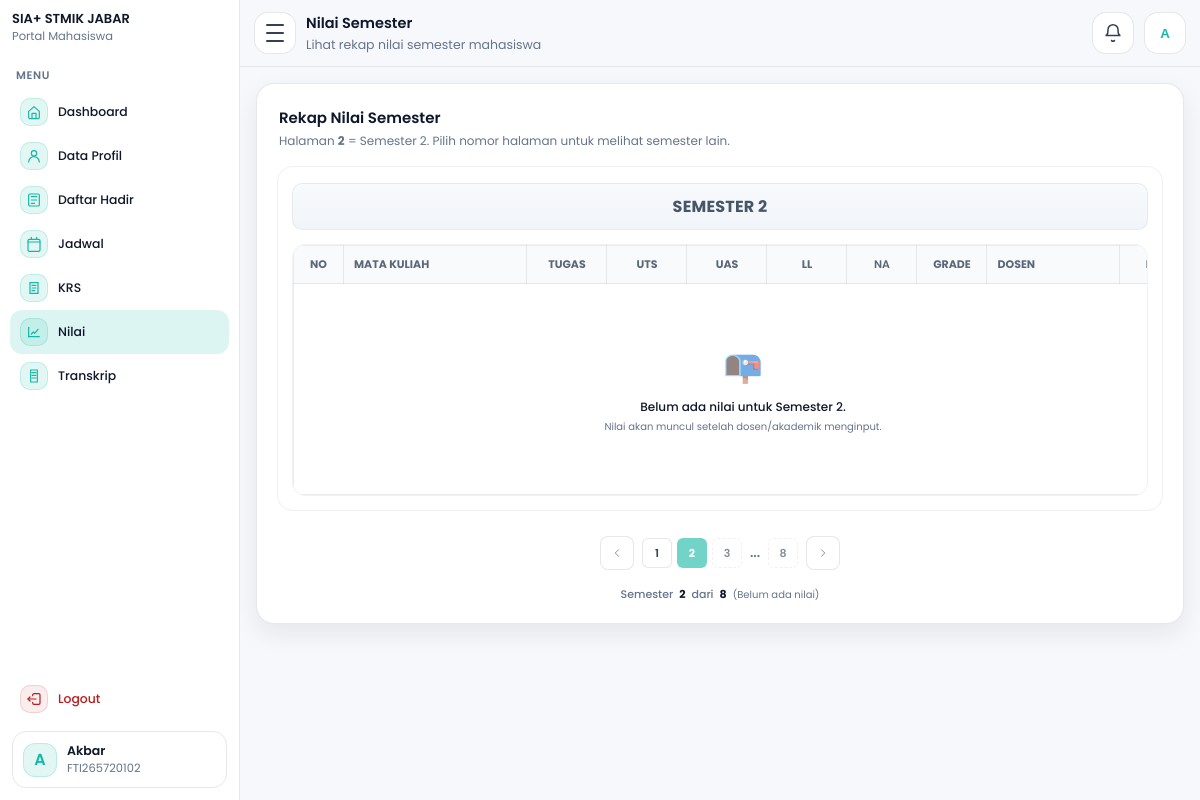
Screenshot of /mahasiswa/nilai.php?page=2 (signed in) with the database file from the repository.
### tables this page shows
CREATE TABLE `mahasiswa` (
  `id_mahasiswa` int NOT NULL,
  `tanggal_registrasi` date NOT NULL,
  `periode_pendaftaran` varchar(60) NOT NULL,
  `jenis_pendaftaran` varchar(60) NOT NULL,
  `jalur_pendaftaran` varchar(60) DEFAULT NULL,
  `program_studi` varchar(100) NOT NULL,
  `kelas` varchar(30) NOT NULL,
  `nim` varchar(30) NOT NULL,
  `jalur_keuangan` varchar(100) NOT NULL,
  `nama_mahasiswa` varchar(150) NOT NULL,
  `tempat_lahir` varchar(100) NOT NULL,
  `tanggal_lahir` date NOT NULL,
  `jenis_kelamin` varchar(20) NOT NULL,
  `golongan_darah` varchar(5) DEFAULT NULL,
  `agama` varchar(30) NOT NULL,
  `ukuran_seragam` varchar(10) NOT NULL,
  `nik` varchar(30) DEFAULT NULL,
  `nisn` varchar(30) DEFAULT NULL,
  `npwp` varchar(30) DEFAULT NULL,
  `kewarganegaraan` enum('WNI','WNA') DEFAULT NULL,
  `provinsi` varchar(100) DEFAULT NULL,
  `kab_kota` varchar(100) DEFAULT NULL,
  `kecamatan` varchar(100) DEFAULT NULL,
  `kelurahan` varchar(100) DEFAULT NULL,
  `jalan` varchar(200) DEFAULT NULL,
  `dusun` varchar(100) DEFAULT NULL,
  `rt` varchar(10) DEFAULT NULL,
  `rw` varchar(10) DEFAULT NULL,
  `kode_pos` varchar(10) DEFAULT NULL,
  `jenis_tinggal` varchar(50) DEFAULT NULL,
  `alat_transportasi` varchar(50) DEFAULT NULL,
  `telepon` varchar(30) DEFAULT NULL,
  `hp` varchar(30) DEFAULT NULL,
  `email` varchar(120) DEFAULT NULL,
  `penerima_kps` enum('Ya','Tidak') DEFAULT NULL,
  `no_kps` varchar(50) DEFAULT NULL,
  `nama_ayah` varchar(150) DEFAULT NULL,
  `tanggal_lahir_ayah` date DEFAULT NULL,
  `pendidikan_ayah` varchar(80) DEFAULT NULL,
  `pekerjaan_ayah` varchar(80) DEFAULT NULL,
  `penghasilan_ayah` varchar(80) DEFAULT NULL,
  `nama_ibu` varchar(150) DEFAULT NULL,
  `tanggal_lahir_ibu` date DEFAULT NULL,
  `pendidikan_ibu` varchar(80) DEFAULT NULL,
  `pekerjaan_ibu` varchar(80) DEFAULT NULL,
  `penghasilan_ibu` varchar(80) DEFAULT NULL,
  `nama_wali` varchar(150) DEFAULT NULL,
  `tanggal_lahir_wali` date DEFAULT NULL,
  `pendidikan_wali` varchar(80) DEFAULT NULL,
  `pekerjaan_wali` varchar(80) DEFAULT NULL,
  `penghasilan_wali` varchar(80) DEFAULT NULL,
  `asal_sekolah` varchar(150) DEFAULT NULL,
  `no_ijazah` varchar(80) DEFAULT NULL,
  `alamat_sekolah` varchar(255) DEFAULT NULL,
  `kodepos_sekolah` varchar(10) DEFAULT NULL,
  `email_sekolah` varchar(120) DEFAULT NULL,
  `telepon_sekolah` varchar(30) DEFAULT NULL,
  `website_sekolah` varchar(120) DEFAULT NULL,
  `asal_jurusan` varchar(120) DEFAULT NULL,
  `sks_diakui` int DEFAULT NULL,
  `asal_perguruan_tinggi` varchar(150) DEFAULT NULL,
  `asal_program_studi` varchar(150) DEFAULT NULL,
  `akun_dicetak` tinyint(1) NOT NULL DEFAULT '0',
  `akun_dicetak_pada` timestamp NULL DEFAULT NULL,
  `id_user` int DEFAULT NULL,
  `dibuat_pada` timestamp NULL DEFAULT CURRENT_TIMESTAMP,
  `diubah_pada` timestamp NULL DEFAULT NULL ON UPDATE CURRENT_TIMESTAMP
);

### mahasiswa/layout.php (the view, shortened to what this page needs)
<?php
function e($s){ return htmlspecialchars((string)$s, ENT_QUOTES, 'UTF-8'); }
function initials($name){
  $name = trim((string)$name);
  $parts = preg_split('/\s+/', $name);
  $a = strtoupper(substr($parts[0] ?? 'M', 0, 1));
  $b = strtoupper(substr($parts[1] ?? '', 0, 1));
  return $a . ($b ?: '');
}
function renderMahasiswaLayoutStart(array $opt = []){
  $page_title = $opt['page_title'] ?? 'Dashboard';
  $page_sub   = $opt['page_sub'] ?? '';
  $menu       = $opt['menu'] ?? 'dashboard';
  $nama_tampil = $opt['nama_tampil'] ?? ($_SESSION['nama'] ?? 'Mahasiswa');
  $username    = $opt['username'] ?? ($_SESSION['username'] ?? '');
  $assetsBase  = $opt['assetsBase'] ?? '..';
  $basePath    = $opt['basePath'] ?? '';
  $toastType = '';
  $toastMsg  = '';
  if (!empty($_SESSION['flash_success'])) {
    $toastType = 'success';
    $toastMsg  = (string)$_SESSION['flash_success'];
  } elseif (!empty($_SESSION['flash_error'])) {
    $toastType = 'error';
    $toastMsg  = (string)$_SESSION['flash_error'];
    unset($_SESSION['flash_error']);
  }
  $is_blocked  = !empty($opt['is_blocked']);
  $blocked_msg = $opt['blocked_msg'] ?? '';
  $ava = initials($nama_tampil);
  ?>
<!doctype html>
<html lang="id">
<head>
  <link rel="stylesheet" href="<?= e($assetsBase) ?>/css/css_mahasiswa/dashboard.css">
</head>
<body>
<div id="app" class="app"
     data-toast-type="<?= e($toastType) ?>"
     data-toast-msg="<?= e($toastMsg) ?>"
     data-login="<?= e($_GET['login'] ?? '') ?>"
     data-account-blocked="<?= $is_blocked ? '1' : '0' ?>"
     data-blocked-msg="<?= e($blocked_msg) ?>">
  <aside class="sidebar" aria-label="Sidebar Mahasiswa">
    <div class="brand">
      <div class="brand-text">
        <div class="brand-name">
          <span class="brand-full">SIA+ STMIK JABAR</span>
        </div>
        <div class="brand-sub">Portal Mahasiswa</div>
      </div>
    </div>
    <nav class="nav" id="nav">
      <div class="nav-scroll">
        <div class="nav-group">
          <div class="nav-title">MENU</div>
          <a class="nav-item <?= $menu==='dashboard'?'active':'' ?>" href="<?= e($basePath) ?>dashboard.php">
            <span class="ic">
              <svg viewBox="0 0 24 24" fill="none">
                <path d="M4 11l8-7 8 7v9a2 2 0 0 1-2 2H6a2 2 0 0 1-2-2v-9Z" stroke="currentColor" stroke-width="1.8" stroke-linejoin="round"/>
                <path d="M9 22v-8h6v8" stroke="currentColor" stroke-width="1.8" stroke-linejoin="round"/>
              </svg>
            </span>
            <span class="tx">Dashboard</span>
          </a>
          <a class="nav-item <?= $menu==='profil'?'active':'' ?>" href="<?= e($basePath) ?>profile.php">
            <span class="ic">
              <svg viewBox="0 0 24 24" fill="none">
                <path d="M20 21a8 8 0 0 0-16 0" stroke="currentColor" stroke-width="1.8" stroke-linecap="round"/>
                <path d="M12 12a4 4 0 1 0-4-4 4 4 0 0 0 4 4Z" stroke="currentColor" stroke-width="1.8"/>
              </svg>
            </span>
            <span class="tx">Data Profil</span>
          </a>
          <a class="nav-item <?= $menu==='absen'?'active':'' ?>" href="<?= e($basePath) ?>dashboard.php?menu=absen">
            <span class="ic">
              <svg viewBox="0 0 24 24" fill="none">
                <path d="M8 7h8M8 12h8M8 17h5" stroke="currentColor" stroke-width="1.8" stroke-linecap="round"/>
                <path d="M6 3h12a2 2 0 0 1 2 2v14a2 2 0 0 1-2 2H6a2 2 0 0 1-2-2V5a2 2 0 0 1 2-2Z" stroke="currentColor" stroke-width="1.8"/>
              </svg>
            </span>
            <span class="tx">Daftar Hadir</span>
          </a>
          <a class="nav-item <?= $menu==='jadwal'?'active':'' ?>" href="<?= e($basePath) ?>dashboard.php?menu=jadwal">
            <span class="ic">
            </span>
            <span class="tx">Jadwal</span>
          </a>
          <a class="nav-item <?= $menu==='krs'?'active':'' ?>" href="<?= e($basePath) ?>dashboard.php?menu=krs">
            <span class="ic">
              <svg viewBox="0 0 24 24" fill="none">
                <path d="M6 4h12v16H6z" stroke="currentColor" stroke-width="1.8"/>
                <path d="M9 8h6M9 12h6M9 16h4" stroke="currentColor" stroke-width="1.8" stroke-linecap="round"/>
              </svg>
            </span>
            <span class="tx">KRS</span>
          </a>
          <a class="nav-item <?= $menu==='nilai'?'active':'' ?>" href="<?= e($basePath) ?>nilai.php">
            <span class="ic">
            </span>
            <span class="tx">Nilai</span>
          </a>
          <a class="nav-item <?= $menu==='transkrip'?'active':'' ?>" href="<?= e($basePath) ?>dashboard.php?menu=transkrip">
            <span class="ic">
              <svg viewBox="0 0 24 24" fill="none">
                <path d="M7 3h10v18H7z" stroke="currentColor" stroke-width="1.8"/>
                <path d="M9 7h6M9 11h6M9 15h6" stroke="currentColor" stroke-width="1.8" stroke-linecap="round"/>
              </svg>
            </span>
            <span class="tx">Transkrip</span>
          </a>
        </div>
      </div>
      <div class="nav-bottom">
        <a class="nav-item danger" href="<?= e($basePath) ?>logout.php">
          <span class="ic">
          </span>
          <span class="tx">Logout</span>
        </a>
        <div class="who">
          <div class="who-ava"><?= e($ava) ?></div>
          <div class="who-txt">
            <div class="who-name"><?= e($nama_tampil) ?></div>
            <div class="who-role"><?= e($username) ?></div>
          </div>
        </div>
      </div>
    </nav>
  </aside>
  <main class="main">
    <header class="topbar">
      <div class="top-left">
        <button class="burger" id="btnBurger" aria-label="Toggle sidebar" type="button">
          <span></span><span></span><span></span>
        </button>
        <div class="top-title">
          <div class="t1"><?= e($page_title) ?></div>
          <div class="t2"><?= e($page_sub) ?></div>
        </div>
      </div>
      <div class="top-actions">
        <div class="drop" id="bellWrap">
          <button class="iconbtn" id="btnBell" aria-label="Notifikasi" type="button">
            <svg viewBox="0 0 24 24" fill="none">
              <path d="M18 8a6 6 0 10-12 0c0 7-3 7-3 7h18s-3 0-3-7" stroke="currentColor" stroke-width="1.8" stroke-linecap="round"/>
              <path d="M13.73 21a2 2 0 01-3.46 0" stroke="currentColor" stroke-width="1.8" stroke-linecap="round"/>
            </svg>
          </button>
        </div>
        <div class="profile drop" id="profileWrap">
          <button class="miniava" id="btnProfile" aria-label="Profil" type="button"><?= e($ava) ?></button>
        </div>
      </div>
    </header>
    <section class="content">
<?php
}
function renderMahasiswaLayoutEnd(array $opt = []){
  ?>
    </section>
  </main>
</div>
</body>
</html>
<?php
}

### css/css_mahasiswa/dashboard.css (style rules this page uses)
:root { --font: "Poppins", system-ui, -apple-system, Segoe UI, Roboto, Arial, sans-serif; --bg:#f7f8fb; --panel:#ffffff; --text:#0f172a; --muted:#64748b; --accent:#14b8a6; --accent2:#8b5cf6; --accentSoft: rgba(20,184,166,.12); --accentHover: rgba(20,184,166,.10); --stroke: rgba(15,23,42,.10); --shadow: 0 10px 26px rgba(15,23,42,.08); --sideW: 240px; }
* { box-sizing:border-box; }
html,body { height:100%; }
body { margin:0; font-family: var(--font); background: var(--bg); color: var(--text); font-weight: 400; }
.app { min-height:100vh; display:flex; }
.sidebar { width: var(--sideW); background: #fff; border-right: 1px solid var(--stroke); height: 100vh; height: 100dvh; position: sticky; top:0; display:flex; flex-direction:column; z-index: 80; transition: transform .2s ease, width .2s ease; }
.brand { display:flex; align-items:flex-start; gap: 10px; padding: 12px 12px 8px; }
.brand-text { min-width:0; }
.brand-name { font-weight: 600; font-size: 13px; line-height: 1.1; white-space: nowrap; overflow:hidden; text-overflow: ellipsis; }
.brand-sub { font-size: 11.5px; color: var(--muted); margin-top:2px; }
.nav { flex: 1; display:flex; flex-direction:column; padding: 8px 10px 12px; overflow: hidden; }
.nav-scroll { overflow:auto; padding-bottom: 10px; }
.nav-bottom { margin-top: auto; padding-top: 8px; }
.nav-title { font-size: 11px; font-weight: 600; color: var(--muted); padding: 6px 6px 6px; text-transform: uppercase; letter-spacing: .6px; }
.nav-item { display:flex; align-items:center; gap: 10px; padding: 8px 10px; border-radius: 12px; font-size: 12.4px; font-weight: 500; color: var(--text); text-decoration:none; transition: background .14s ease; position: relative; }
.nav-item.active { background: rgba(20,184,166,.14); }
.nav-item.active::before { content:""; position:absolute; left:-10px; top:7px; bottom:7px; width:3px; border-radius:999px; background: var(--accent); }
.ic { width: 28px; height: 28px; border-radius: 10px; display:grid; place-items:center; color: var(--accent); background: var(--accentSoft); border: 1px solid rgba(20,184,166,.18); flex: 0 0 auto; }
.ic svg { width: 16px; height: 16px; }
.tx { min-width:0; white-space:nowrap; overflow:hidden; text-overflow: ellipsis; }
.nav-item.danger { color:#b91c1c; margin-top:6px; }
.nav-item.danger .ic { color:#b91c1c; background: rgba(185,28,28,.08); border-color: rgba(185,28,28,.14); }
.who { margin: 10px 2px 0; padding: 10px; border: 1px solid var(--stroke); border-radius: 14px; display:flex; align-items:center; gap: 10px; }
.who-ava { width: 34px; height: 34px; border-radius: 12px; display:grid; place-items:center; font-weight: 600; color: var(--accent); background: var(--accentSoft); border: 1px solid rgba(20,184,166,.18); }
.who-name { font-weight: 600; font-size: 12.5px; }
.who-role { font-size: 11.5px; color: var(--muted); }
.main { flex:1; min-width:0; }
.topbar { position: sticky; top:0; z-index: 200; background: rgba(247,248,251,.92); backdrop-filter: blur(10px); border-bottom: 1px solid rgba(15,23,42,.08); padding: 12px 14px; display:flex; align-items:center; justify-content: space-between; gap: 12px; }
.top-left { display:flex; align-items:center; gap: 10px; min-width: 0; }
.top-title { min-width:0; }
.t1 { font-weight: 600; font-size: 14.5px; }
.t2 { margin-top:2px; font-size: 12.5px; color: var(--muted); font-weight: 400; }
.top-actions { display:flex; align-items:center; gap: 10px; }
.burger { width: 42px; height: 42px; border-radius: 14px; border: 1px solid var(--stroke); background:#fff; cursor:pointer; display:grid; place-items:center; padding: 10px; }
.burger span { display:block; width: 18px; height: 2px; background:#334155; border-radius: 999px; transition: transform .18s ease, opacity .18s ease; }
.burger span + span { margin-top:4px; }
.iconbtn { width: 42px; height: 42px; border-radius: 14px; border: 1px solid var(--stroke); background:#fff; cursor:pointer; display:grid; place-items:center; position: relative; }
.iconbtn svg { width: 20px; height: 20px; color:#334155; }
.drop { position: relative; }
.miniava { width: 42px; height: 42px; border-radius: 14px; border: 1px solid var(--stroke); background:#fff; display:grid; place-items:center; font-weight: 600; color: var(--accent); cursor:pointer; }
.content { padding: 16px; display:grid; gap: 14px; }
html, body { overflow-y: auto; scrollbar-width: none; -ms-overflow-style: none; }

### rows the page displays
mahasiswa: nama_mahasiswa "A", nama_mahasiswa "Akbar", nim "FTI265720102"

### other values shown
$page_title "Nilai Semester"
$page_sub "Lihat rekap nilai semester mahasiswa"
$page "2"
$currentSemesterData['semester_label'] "SEMESTER 2"
$p "1"
$p "2"
$p "3"
$p "8"
$totalSemesters "8"
